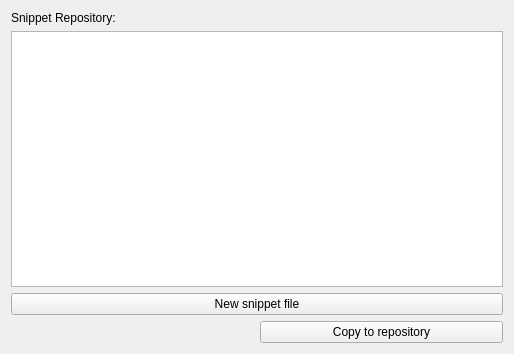
<?xml version="1.0" encoding="UTF-8"?>
<ui version="4.0">
 <class>KateSnippetRepository</class>
 <widget class="QWidget" name="KateSnippetRepository">
  <property name="geometry">
   <rect>
    <x>0</x>
    <y>0</y>
    <width>514</width>
    <height>354</height>
   </rect>
  </property>
  <layout class="QVBoxLayout" name="verticalLayout">
   <item>
    <widget class="QLabel" name="label">
     <property name="text">
      <string>Snippet Repository:</string>
     </property>
    </widget>
   </item>
   <item>
    <widget class="QListView" name="lstSnippetFiles"/>
   </item>
   <item>
    <widget class="KPushButton" name="btnNew">
     <property name="text">
      <string>New snippet file</string>
     </property>
    </widget>
   </item>
   <item>
    <layout class="QHBoxLayout" name="horizontalLayout">
     <item>
      <widget class="KUrlRequester" name="urlSource"/>
     </item>
     <item>
      <widget class="KPushButton" name="btnCopy">
       <property name="text">
        <string>Copy to repository</string>
       </property>
      </widget>
     </item>
    </layout>
   </item>
  </layout>
 </widget>
 <customwidgets>
  <customwidget>
   <class>KUrlRequester</class>
   <extends>QFrame</extends>
   <header>kurlrequester.h</header>
  </customwidget>
  <customwidget>
   <class>KPushButton</class>
   <extends>QPushButton</extends>
   <header>kpushbutton.h</header>
  </customwidget>
 </customwidgets>
 <resources/>
 <connections/>
</ui>
